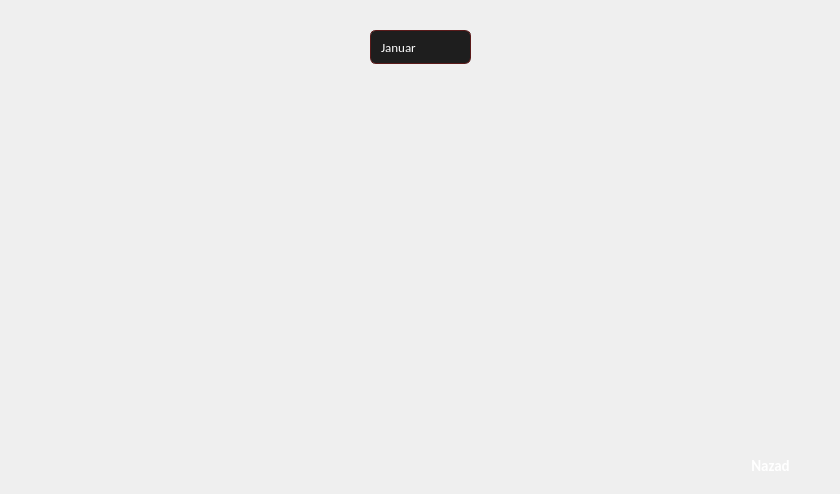
<?xml version="1.0" encoding="UTF-8"?>
<ui version="4.0">
 <class>Grafik</class>
 <widget class="QDialog" name="Grafik">
  <property name="geometry">
   <rect>
    <x>0</x>
    <y>0</y>
    <width>840</width>
    <height>494</height>
   </rect>
  </property>
  <property name="windowTitle">
   <string>Dialog</string>
  </property>
  <property name="styleSheet">
   <string notr="true">
QDialog, QWidget {
    background: qlineargradient(x1:0, y1:0, x2:0, y2:1,
                                stop:0 #1a1a1a, stop:1 #000000);
}
QLabel {
    color: #cccccc;
    font-family: Calibri;
    font-size: 11pt;
    background: transparent;
}
QComboBox {
    background-color: #1e1e1e;
    color: #ffffff;
    border: 1px solid #5a1a1a;
    border-radius: 6px;
    padding: 4px 10px;
    font-family: Calibri;
    font-size: 10pt;
    min-height: 24px;
}
QComboBox:focus {
    border: 1px solid #b33a3a;
}
QComboBox::drop-down {
    border: none;
    width: 20px;
}
QComboBox QAbstractItemView {
    background-color: #1e1e1e;
    color: #ffffff;
    border: 1px solid #5a1a1a;
    selection-background-color: #b33a3a;
    outline: none;
}
QSpinBox {
    background-color: #1e1e1e;
    color: #ffffff;
    border: 1px solid #5a1a1a;
    border-radius: 6px;
    padding: 4px 8px;
    font-family: Calibri;
    font-size: 10pt;
    min-height: 26px;
}
QSpinBox:focus {
    border: 1px solid #b33a3a;
}
QSpinBox::up-button, QSpinBox::down-button {
    background-color: #3a1010;
    border: none;
    width: 18px;
    border-radius: 3px;
}
QSpinBox::up-button:hover, QSpinBox::down-button:hover {
    background-color: #b33a3a;
}
QPushButton {
    background: qlineargradient(x1:0, y1:0, x2:0, y2:1,
                                stop:0 #7a1f1f, stop:1 #b33a3a);
    color: white;
    border: none;
    border-radius: 8px;
    padding: 8px 16px;
    font-family: Calibri;
    font-size: 11pt;
    font-weight: bold;
}
QPushButton:hover {
    background: qlineargradient(x1:0, y1:0, x2:0, y2:1,
                                stop:0 #8a2323, stop:1 #c14444);
}
QPushButton:pressed {
    background: qlineargradient(x1:0, y1:0, x2:0, y2:1,
                                stop:0 #5c1515, stop:1 #8a2323);
}
QTableView {
    background-color: #111111;
    alternate-background-color: #1a1a1a;
    color: #e0e0e0;
    gridline-color: #2a2a2a;
    border: 1px solid #3a1010;
    border-radius: 6px;
    font-family: Calibri;
    font-size: 10pt;
    selection-background-color: #b33a3a;
    selection-color: white;
    outline: none;
}
QTableView::item {
    padding: 4px 8px;
    border: none;
}
QHeaderView::section {
    background-color: #2a0a0a;
    color: #ffffff;
    font-family: Calibri;
    font-size: 10pt;
    font-weight: bold;
    padding: 6px;
    border: none;
    border-bottom: 2px solid #b33a3a;
    border-right: 1px solid #1a1a1a;
}
QScrollBar:vertical {
    background: #111111;
    width: 10px;
    border-radius: 5px;
}
QScrollBar::handle:vertical {
    background: #b33a3a;
    border-radius: 5px;
    min-height: 20px;
}
QScrollBar::add-line:vertical, QScrollBar::sub-line:vertical { height: 0; }
   </string>
  </property>
  <widget class="QCustomPlot" name="Grafik2" native="true">
   <property name="geometry">
    <rect>
     <x>20</x>
     <y>80</y>
     <width>791</width>
     <height>361</height>
    </rect>
   </property>
  </widget>
  <widget class="QComboBox" name="comboMjesec">
   <property name="geometry">
    <rect>
     <x>370</x>
     <y>30</y>
     <width>101</width>
     <height>34</height>
    </rect>
   </property>
   <item>
    <property name="text">
     <string>Januar</string>
    </property>
   </item>
   <item>
    <property name="text">
     <string>Februar</string>
    </property>
   </item>
   <item>
    <property name="text">
     <string>Mart</string>
    </property>
   </item>
   <item>
    <property name="text">
     <string>April</string>
    </property>
   </item>
   <item>
    <property name="text">
     <string>Maj</string>
    </property>
   </item>
   <item>
    <property name="text">
     <string>Juni</string>
    </property>
   </item>
   <item>
    <property name="text">
     <string>Juli</string>
    </property>
   </item>
   <item>
    <property name="text">
     <string>August</string>
    </property>
   </item>
   <item>
    <property name="text">
     <string>Septembar</string>
    </property>
   </item>
   <item>
    <property name="text">
     <string>Oktobar</string>
    </property>
   </item>
   <item>
    <property name="text">
     <string>Novembar</string>
    </property>
   </item>
   <item>
    <property name="text">
     <string>Decembar</string>
    </property>
   </item>
   <item>
    <property name="text">
     <string/>
    </property>
   </item>
  </widget>
  <widget class="QPushButton" name="btnNazad">
   <property name="geometry">
    <rect>
     <x>730</x>
     <y>450</y>
     <width>81</width>
     <height>31</height>
    </rect>
   </property>
   <property name="text">
    <string>Nazad</string>
   </property>
  </widget>
 </widget>
 <customwidgets>
  <customwidget>
   <class>QCustomPlot</class>
   <extends>QWidget</extends>
   <header>qcustomplot.h</header>
   <container>1</container>
  </customwidget>
 </customwidgets>
 <resources/>
 <connections/>
</ui>
